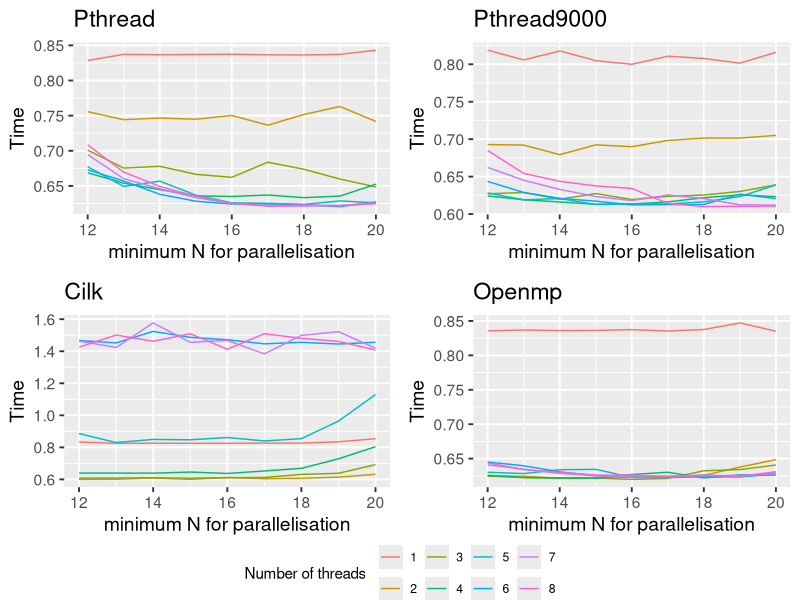

Write R code to recreate this figure.
## @knitr plotextra
library(ggplot2)
library(reshape)
library(gridExtra)
library(cowplot)
data1 <- read.csv('../../outExtraPth.csv', header = TRUE, sep = ',')
data2 <- read.csv('../../outExtraCilk.csv', header = TRUE, sep = ',')
##data2 <- ((data2[,-7])[,-7])[,-7]
data3 <- read.csv('../../outExtraOpenmp.csv', header = TRUE, sep = ',')
data4 <- read.csv('../../outExtraPth9000.csv', header = TRUE, sep = ',')
data <- c(data1[,-2] , data2[,-2] , data3[,-2] , data4[,-2])

melted1 <- melt(data1 , id = 'N')
melted2 <- melt(data2 , id = 'N')
melted3 <- melt(data3 , id = 'N')
melted4 <- melt(data4 , id = 'N')

plot1 <- ggplot(melted1) + geom_line(aes(x = N , y = value , colour = variable)) + 
  xlab("minimum N for parallelisation" ) + ylab("Time") + 
  theme(axis.text = element_text(size = 5) , axis.title = element_text(size = 6))+
  labs(title = "Pthread" ) +
  theme(plot.title = element_text(hjust = 0.5)) +
  theme(legend.position = "none")+ theme_gray(base_size = 14) + guides(color=FALSE)


plot2 <- ggplot(melted2) + geom_line(aes(x = N , y = value , colour = variable)) + 
  xlab("minimum N for parallelisation") + ylab("Time") + 
  labs(title = "Cilk") +
  theme(plot.title = element_text(hjust = 0.5))+
  theme( legend.position = "none")+ theme_gray(base_size = 14)+ guides(color=FALSE)


plot3 <- ggplot(melted3) + geom_line(aes(x = N , y = value , colour = variable)) + 
  xlab("minimum N for parallelisation") + ylab("Time") + 
  labs(title = "Openmp" ) +
  theme(plot.title = element_text(hjust = 0.5))+
  theme(legend.position = "none")+ theme_gray(base_size = 14)+ guides(color=FALSE)


plot4 <- ggplot(melted4) + geom_line(aes(x = N , y = value , colour = variable)) + 
  xlab("minimum N for parallelisation") + ylab("Time") + 
  labs(title = "Pthread9000" ) +
  theme(plot.title = element_text(hjust = 0.5))+
  theme(legend.position = "none") + theme_gray(base_size = 14)+ guides(color=FALSE)

plot5 <- ggplot(melted4) + geom_line(aes(x = N , y = value , colour = variable)) + 
  xlab("minimum N for parallelisation") + ylab("Time") + 
  labs(title = "Pthread9000" , color = "Number of threads") +
  scale_color_hue(labels = c('1','2' , '3' , '4' , '5' , '6' , '7' , '8')) + 
  scale_fill_manual("Number of threads") +
  theme(legend.direction = "horizontal", legend.position = "right") + 
  theme(plot.title = element_text(hjust = 0.5))
pltleg <- get_legend(plot5)
gl <- ggdraw(pltleg)
gd <- ggdraw(plot_grid(plot_grid(plot1 , plot2 , plot3 , plot4 ,  ncol = 2) , 
                       plot_grid(pltleg) , nrow = 2 , rel_heights = c(1,0.1)))
##print(gd)

gobl1 <- arrangeGrob(plot1 , plot4 , ncol = 2)
gobl2 <- arrangeGrob(plot2 , plot3 , ncol = 2)
grid.arrange(gobl1 , gobl2 , pltleg, heights = c(1,1,0.2))
